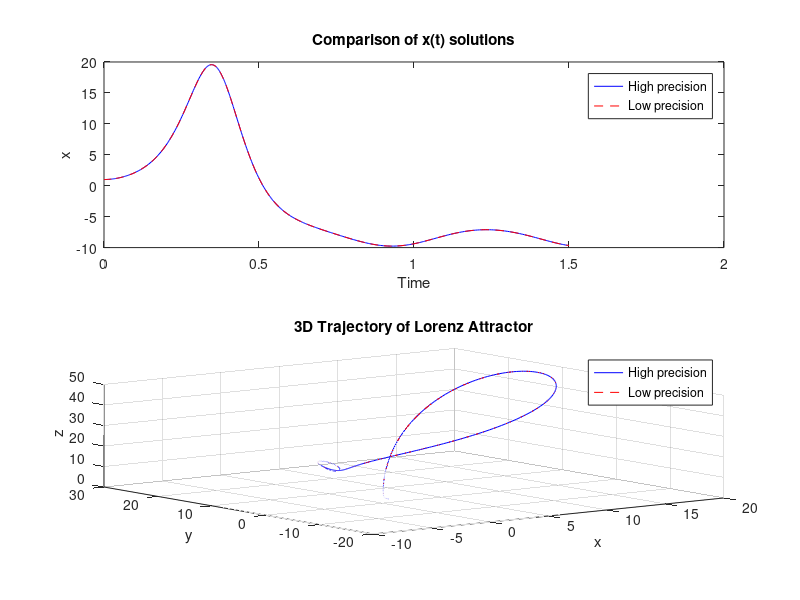

Here is the MATLAB script that generated this plot:
function lorenz_map()
    % Lorenz system parameters
    sigma = 10;
    b = 8/3;
    r = 28; % Typical value for observing chaos
    initial_conditions = [1; 1; 1]; % Initial conditions [x0; y0; z0]
    tspan = [0 1.5]; % Time span to observe one Lyapunov time

    % Solver options
    opts1 = odeset('RelTol',1e-7,'AbsTol',1e-7); % Higher precision
    opts2 = odeset('RelTol',1e-5,'AbsTol',1e-5); % Lower precision

    % Solve with high precision
    [t1, sol1] = ode45(@(t, y) lorenzODE(t, y, sigma, b, r), tspan, initial_conditions, opts1);
    x1 = sol1(:, 1);
    y1 = sol1(:, 2);
    z1 = sol1(:, 3);

    % Solve with lower precision
    [t2, sol2] = ode45(@(t, y) lorenzODE(t, y, sigma, b, r), tspan, initial_conditions, opts2);
    x2 = sol2(:, 1);
    y2 = sol2(:, 2);
    z2 = sol2(:, 3);

    % Plotting
    figure;
    subplot(2, 1, 1);
    plot(t1, x1, 'b', t2, x2, 'r--');
    legend('High precision', 'Low precision');
    title('Comparison of x(t) solutions');
    xlabel('Time');
    ylabel('x');

    subplot(2, 1, 2);
    plot3(x1, y1, z1, 'b', x2, y2, z2, 'r--');
    legend('High precision', 'Low precision');
    title('3D Trajectory of Lorenz Attractor');
    xlabel('x');
    ylabel('y');
    zlabel('z');
    grid on;

end

function dy = lorenzODE(t, y, sigma, b, r)
    dy = zeros(3,1);
    dy(1) = sigma * (y(2) - y(1));
    dy(2) = y(1) * (r - y(3)) - y(2);
    dy(3) = y(1) * y(2) - b * y(3);
end
